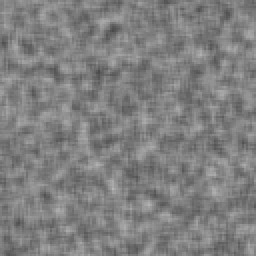
%> input picture Assignment 4/Lab 4/code_updated/synth1.pgm, 128 x 128 px (shown 2 times larger); the run also reads 1 picture not shown here
$ octave --eval "result = opticalflow;"   (GNU Octave 9; MATLAB toolbox functions it lacks are replaced by stand-ins)
%> lines starting %> are read from the running program, lines starting %| are printed output that depends on the picture
### Assignment 4/Lab 4/gaussian.m
% Gaussian function
function G = gaussian(sigma)
    res = 0.1; % Filter resolution
    limit = 3; % Confidence interval limit on sigma
    x = -limit*sigma:res:limit*sigma; % x range for Gaussian filter
    G = ( 1/(sigma*(sqrt(2*pi) ))* exp(- (x.^2)/(2*sigma^2) ) ); % Gaussian Filter
end

### Assignment 4/Lab 4/gaussianDer.m
function Gd = gaussianDer(G, sigma)
x = -3*sigma:0.1:3*sigma;
Gd = - x./(sigma^2).*G;
end

### Assignment 4/Lab 4/code_updated/opticalflow.m
%function F = flow(im1,im2)
% calculates the optical flow between images im1 and im2
%
%INPUT
%- im1: first image (in time) should be in black and white
%- im2: second image (in time) should be in black and white
%- sigma: how much you smooth the image
%
%OUTPUT
%- F: vector of flows
%- ind: indexes of the flow vectors
function [F,ind] = opticalflow(im1,im2,sigma)

% if no images are provided load standard images
if nargin < 1
    im1 = imread('synth1.pgm');
%> im1 is the input picture: size 128x128 uint8; min 74, max 183, mean 127.6
    im2 = imread('synth2.pgm');
    sigma = 1;
end

% convert images to double precision
im1 = double(im1);
%> im1: size 128x128 double
im2 = double(im2);
%> im2: size 128x128 double

% devide regions
[h,w] = size(im1);
%> h = 128; w = 128

hDevide = floor(h/15);
%> hDevide = 8
wDevide = floor(w/15);
%> wDevide = 8

%Calculate the center coordinates of the regions
ind = zeros(hDevide,wDevide,2);
ind(:,:,1) = repmat((0:wDevide-1)',1,hDevide)*15+7.5;
ind(:,:,2) = repmat((0:hDevide-1),wDevide,1)*15+7.5;

%Find image derivatives (refer to Gaussian filters in Exercise 1)
G   = gaussian(sigma);
Gd  = gaussianDer(G, sigma);

Ix  = conv2(im1,Gd,'same');
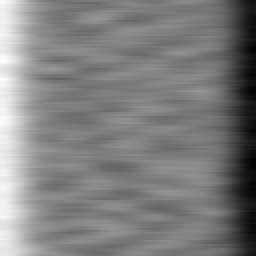
%> Ix: size 128x128 double (shown 2 times larger); min -567.6, max 572.3, mean 0.4; drawn with min black and max white
Iy  = conv2(im1,Gd','same');
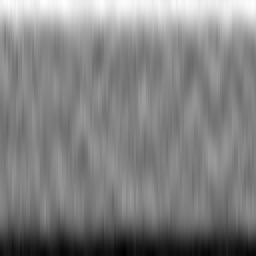
%> Iy: size 128x128 double (shown 2 times larger); min -572.2, max 550.7, mean -0.1; drawn with min black and max white
It  = im1 - im2;
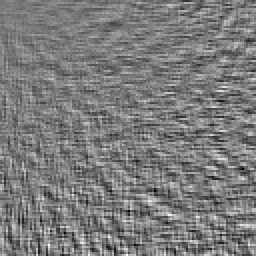
%> It: size 128x128 double (shown 2 times larger); min -35, max 37, mean 0; drawn with min black and max white

%For every patch find flow vector and store in F
F = zeros(hDevide,wDevide,2);
for i=0:hDevide-1
    for j=0:wDevide-1
        % make a matrix consisting of derivatives along the patch
        A1 = Ix(1+15*i:15*i+15,1+15*j:15*j+15);
        A2 = Iy(1+15*i:15*i+15,1+15*j:15*j+15);
        A  = [A1(:), A2(:)];

        % make b matrix consisting of derivatives in time
        Iti = It(1+15*i:15*i+15,1+15*j:15*j+15);
        b = -Iti(:);
        v = inv(A'*A)*A'*b;
        F(i+1,j+1,:) = v;
    end
end

end
